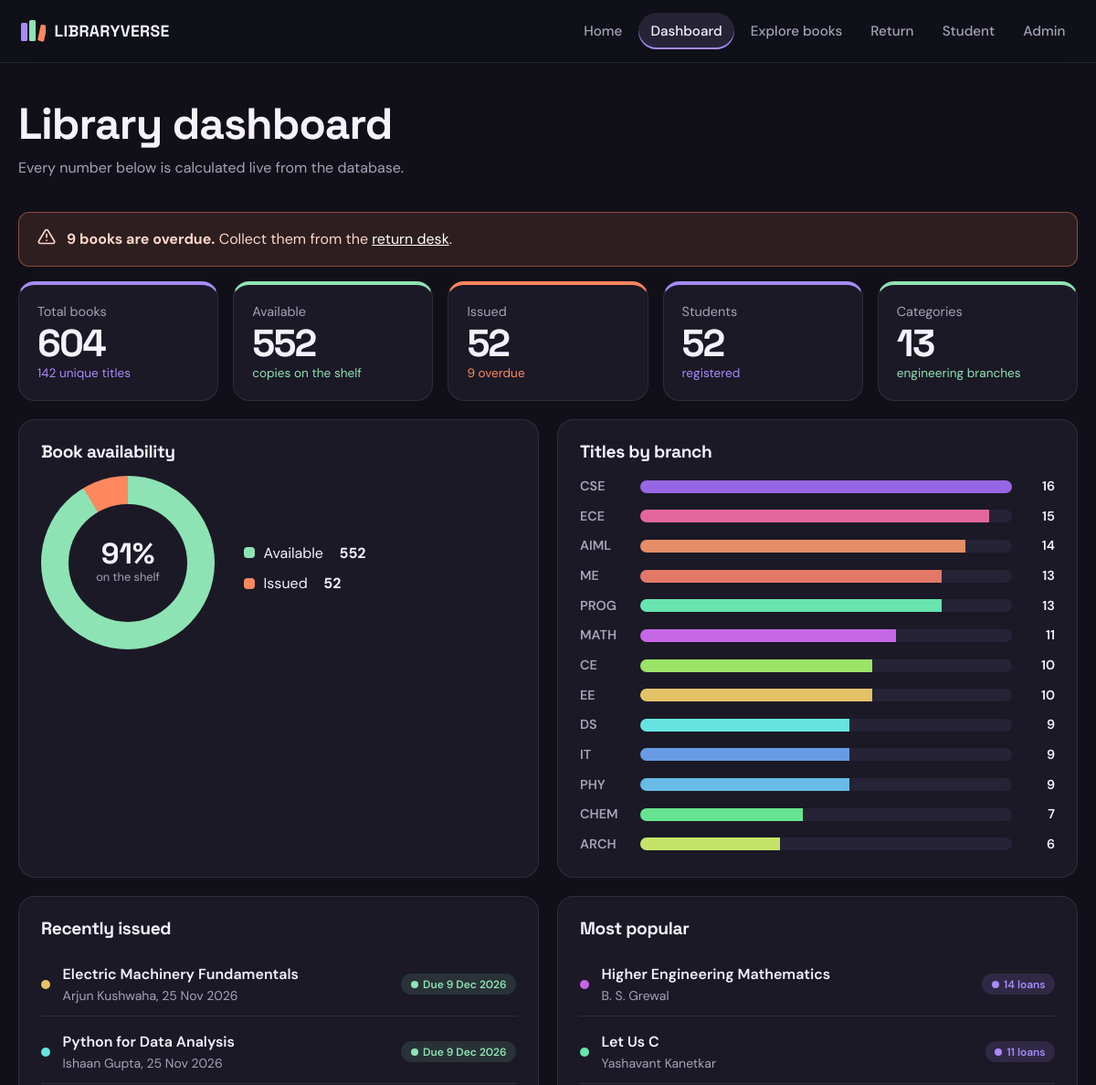
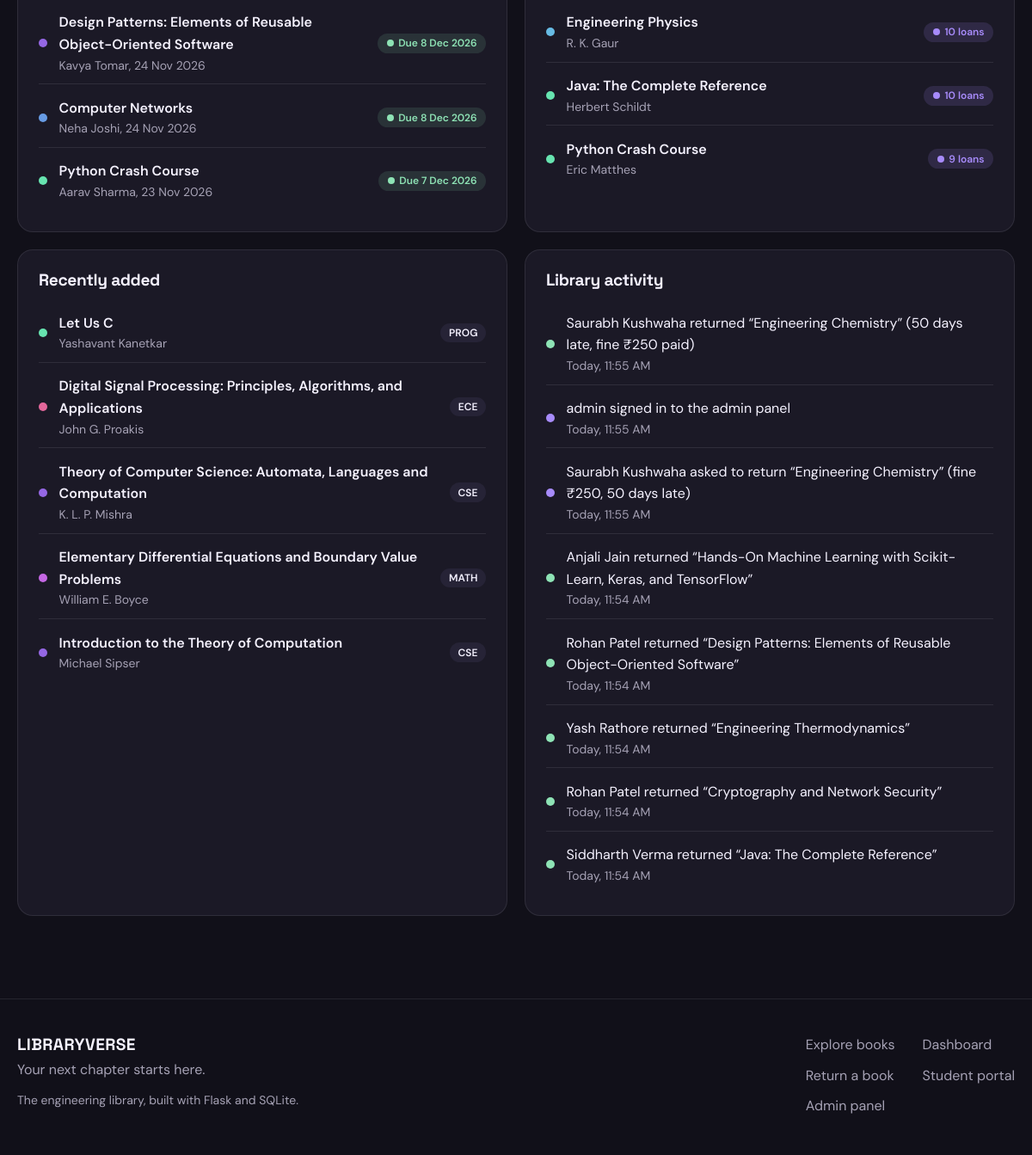
/dashboard, run on the app's committed database (2 pictures, top to bottom).
### tables this page shows
CREATE TABLE activity_logs (
    id         INTEGER PRIMARY KEY AUTOINCREMENT,
    action     TEXT NOT NULL,
    detail     TEXT NOT NULL,
    actor      TEXT NOT NULL DEFAULT 'system',
    created_at TEXT NOT NULL DEFAULT (datetime('now', 'localtime'))
);

CREATE TABLE categories (
    id         INTEGER PRIMARY KEY AUTOINCREMENT,
    name       TEXT NOT NULL UNIQUE COLLATE NOCASE,
    short_name TEXT NOT NULL,
    hue        INTEGER NOT NULL DEFAULT 262 CHECK (hue BETWEEN 0 AND 360)
);

CREATE TABLE issue_records (
    id          INTEGER PRIMARY KEY AUTOINCREMENT,
    book_id     INTEGER NOT NULL REFERENCES books(id)    ON DELETE RESTRICT,
    student_id  INTEGER NOT NULL REFERENCES students(id) ON DELETE RESTRICT,
    issue_date  TEXT NOT NULL,
    due_date    TEXT NOT NULL,
    returned_at TEXT,
    created_at  TEXT NOT NULL DEFAULT (datetime('now', 'localtime')),
    return_requested_at TEXT,
    fine_amount INTEGER NOT NULL DEFAULT 0,
    fine_status TEXT NOT NULL DEFAULT 'NONE',
    CHECK (due_date >= issue_date)
);

CREATE TABLE books (
    id               INTEGER PRIMARY KEY AUTOINCREMENT,
    title            TEXT NOT NULL,
    author           TEXT NOT NULL,
    publisher        TEXT NOT NULL DEFAULT '',
    edition          TEXT NOT NULL DEFAULT '',
    isbn             TEXT NOT NULL DEFAULT '',
    description      TEXT NOT NULL DEFAULT '',
    category_id      INTEGER NOT NULL REFERENCES categories(id) ON DELETE RESTRICT,
    subject          TEXT NOT NULL DEFAULT '',
    total_copies     INTEGER NOT NULL DEFAULT 1 CHECK (total_copies >= 0),
    available_copies INTEGER NOT NULL DEFAULT 1 CHECK (available_copies >= 0),
    is_archived      INTEGER NOT NULL DEFAULT 0,
    shelf_block      TEXT NOT NULL DEFAULT '',
    shelf_floor      TEXT NOT NULL DEFAULT '',
    shelf_rack       TEXT NOT NULL DEFAULT '',
    shelf_number     TEXT NOT NULL DEFAULT '',
    added_at         TEXT NOT NULL DEFAULT (datetime('now', 'localtime')),
    CHECK (available_copies <= total_copies)
);

CREATE TABLE students (
    id            INTEGER PRIMARY KEY AUTOINCREMENT,
    enrollment_no TEXT NOT NULL UNIQUE COLLATE NOCASE,
    name          TEXT NOT NULL,
    password_hash TEXT NOT NULL,
    created_at    TEXT NOT NULL DEFAULT (datetime('now', 'localtime'))
);

### routes/public.py (the view)
@bp.route("/dashboard")
def dashboard():
    db = get_db()
    dist = library.category_distribution(db)
    return render_template(
        "dashboard.html",
        stats=library.stats(db),
        recent_issues=library.recent_issues(db, 5),
        recent_books=library.recent_books(db, 5),
        popular=library.popular_books(db, 5),
        activity=library.recent_activity(db, 8),
        distribution=dist,
        max_titles=max([c["titles"] for c in dist] or [1]) or 1,
    )

### database.py (called while the page is built)
def connect(path):
    os.makedirs(os.path.dirname(os.path.abspath(path)), exist_ok=True)
    conn = sqlite3.connect(path, timeout=15, isolation_level=None)
    conn.row_factory = sqlite3.Row
    conn.execute("PRAGMA foreign_keys = ON")
    return conn

def get_db():
    if "db" not in g:
        g.db = connect(current_app.config["DATABASE"])
    return g.db

### services/library.py (called while the page is built)
def today():
    return date.today()

def fine_for(due_date, returned_on):
    late = (returned_on - date.fromisoformat(due_date)).days
    return max(late, 0) * config.FINE_PER_DAY

def recent_books(conn, limit=6):
    rows = conn.execute(f"{BOOK_SELECT} WHERE b.is_archived = 0 ORDER BY b.added_at DESC, b.id DESC LIMIT ?",
                        (limit,)).fetchall()
    return [dict(r) for r in rows]

def popular_books(conn, limit=5):
    rows = conn.execute(
        f"""SELECT b.*, c.name AS category_name, c.short_name AS category_short, c.hue AS hue,
                   COUNT(r.id) AS times_issued
            FROM books b JOIN categories c ON c.id = b.category_id
            JOIN issue_records r ON r.book_id = b.id
            WHERE b.is_archived = 0
            GROUP BY b.id ORDER BY times_issued DESC, b.title COLLATE NOCASE LIMIT ?""", (limit,)).fetchall()
    return [dict(r) for r in rows]

def category_distribution(conn):
    rows = conn.execute(
        """SELECT c.id, c.name, c.short_name, c.hue, COUNT(b.id) AS titles,
                  COALESCE(SUM(b.total_copies),0) AS copies, COALESCE(SUM(b.available_copies),0) AS available
           FROM categories c LEFT JOIN books b ON b.category_id = c.id AND b.is_archived = 0
           GROUP BY c.id ORDER BY titles DESC, c.name COLLATE NOCASE""").fetchall()
    return [dict(r) | {"issued": r["copies"] - r["available"]} for r in rows]

def recent_activity(conn, limit=8):
    return [dict(r) for r in conn.execute(
        "SELECT * FROM activity_logs ORDER BY created_at DESC, id DESC LIMIT ?", (limit,))]

def recent_issues(conn, limit=5):
    rows = conn.execute(f"{ISSUE_SELECT} ORDER BY r.issue_date DESC, r.id DESC LIMIT ?", (limit,)).fetchall()
    ref = today()
    return [decorate_issue(r, ref) for r in rows]

### services/security.py (called while the page is built)
def csrf_token():
    if "csrf_token" not in session:
        session["csrf_token"] = secrets.token_urlsafe(32)
    return session["csrf_token"]

### templates/dashboard.html (shortened to what this page needs)
{% extends "base.html" %}
{% from "_macros.html" import icon, empty_state %}
{% block content %}
<div class="container page-head">
  <h1>Library dashboard</h1>
  <p class="muted">Every number below is calculated live from the database.</p>
</div>
{% if stats.overdue %}
<div class="container">
  <div class="banner banner-warn" role="alert">
    {{ icon('alert', 20) }}
    <p><strong>{{ stats.overdue }} book{{ 's are' if stats.overdue != 1 else ' is' }} overdue.</strong>
      Collect {{ 'them' if stats.overdue != 1 else 'it' }} from the <a href="{{ url_for('public.return_page') }}">return desk</a>.</p>
  </div>
</div>
{% endif %}
<section class="container stat-grid" aria-label="Key numbers">
  <div class="stat s-purple"><span class="stat-label">Total books</span><strong>{{ stats.copies }}</strong><span class="stat-note">{{ stats.titles }} unique titles</span></div>
  <div class="stat s-mint"><span class="stat-label">Available</span><strong>{{ stats.available }}</strong><span class="stat-note">copies on the shelf</span></div>
  <div class="stat s-orange"><span class="stat-label">Issued</span><strong>{{ stats.issued }}</strong><span class="stat-note">{{ stats.overdue }} overdue</span></div>
  <div class="stat s-purple"><span class="stat-label">Students</span><strong>{{ stats.students }}</strong><span class="stat-note">registered</span></div>
  <div class="stat s-mint"><span class="stat-label">Categories</span><strong>{{ stats.categories }}</strong><span class="stat-note">engineering branches</span></div>
</section>
<section class="container grid-2">
  <div class="panel">
    <h2>Book availability</h2>
    {% set pct = (stats.available * 100 / stats.copies) if stats.copies else 0 %}
    <div class="donut-wrap">
      <div class="donut" style="--p:{{ pct|round(1) }}" role="img"
           aria-label="{{ stats.available }} of {{ stats.copies }} copies available">
        <div class="donut-hole"><strong>{{ pct|round|int }}%</strong><span>on the shelf</span></div>
      </div>
      <ul class="legend">
        <li><i class="dot mint"></i>Available <b>{{ stats.available }}</b></li>
        <li><i class="dot orange"></i>Issued <b>{{ stats.issued }}</b></li>
      </ul>
    </div>
  </div>
  <div class="panel">
    <h2>Titles by branch</h2>
    <div class="bars">
      {% for c in distribution %}
      <a class="bar-row" href="{{ url_for('public.books', category=c.id) }}" style="--h:{{ c.hue }}">
        <span class="bar-label" title="{{ c.name }}">{{ c.short_name }}</span>
        <span class="bar-track"><span class="bar-fill" style="--w:{{ (c.titles * 100 / max_titles)|round(1) }}%"></span></span>
        <span class="bar-val">{{ c.titles }}</span>
      </a>
      {% endfor %}
    </div>
  </div>
</section>
<section class="container grid-2">
  <div class="panel">
    <h2>Recently issued</h2>
    <ul class="list">
      {% for r in recent_issues %}
      <li style="--h:{{ r.hue }}">
        <i class="list-dot"></i>
        <div><a href="{{ url_for('public.book_detail', book_id=r.book_id) }}">{{ r.book_title }}</a>
          <p class="muted small">{{ r.student_name }}, {{ r.issue_date|fmt_date }}</p></div>
        {% if r.status == 'overdue' %}<span class="pill overdue">Overdue</span>
        {% elif r.status == 'returned' %}<span class="pill done">Returned</span>
        {% else %}<span class="pill ok">Due {{ r.due_date|fmt_date }}</span>{% endif %}
      </li>
      {% else %}<li class="muted">Nothing has been issued yet.</li>{% endfor %}
    </ul>
  </div>
  <div class="panel">
    <h2>Most popular</h2>
    <ul class="list">
      {% for b in popular %}
      <li style="--h:{{ b.hue }}">
        <i class="list-dot"></i>
        <div><a href="{{ url_for('public.book_detail', book_id=b.id) }}">{{ b.title }}</a>
          <p class="muted small">{{ b.author.split(',')[0] }}</p></div>
        <span class="pill done">{{ b.times_issued }} loan{{ 's' if b.times_issued != 1 }}</span>
      </li>
      {% else %}<li class="muted">Popular books appear after the first loans.</li>{% endfor %}
    </ul>
  </div>
</section>
<section class="container grid-2 section-last">
  <div class="panel">
    <h2>Recently added</h2>
    <ul class="list">
      {% for b in recent_books %}
      <li style="--h:{{ b.hue }}">
        <i class="list-dot"></i>
        <div><a href="{{ url_for('public.book_detail', book_id=b.id) }}">{{ b.title }}</a>
          <p class="muted small">{{ b.author.split(',')[0] }}</p></div>
        <span class="chip">{{ b.category_short }}</span>
      </li>
      {% endfor %}
    </ul>
  </div>
  <div class="panel">
    <h2>Library activity</h2>
    <ul class="list activity">
      {% for a in activity %}
      <li><i class="list-dot act-{{ a.action }}"></i>
        <div><p>{{ a.detail }}</p><p class="muted small">{{ a.created_at|fmt_when }}</p></div></li>
      {% else %}<li class="muted">No activity yet.</li>{% endfor %}
    </ul>
  </div>
</section>
{% endblock %}

### templates/base.html (shortened to what this page needs)
{% from "_macros.html" import icon %}
{% set ep = request.endpoint or '' %}
<!doctype html>
<html lang="en">
<head>
  <link rel="stylesheet" href="{{ url_for('static', filename='css/style.css') }}">
</head>
<body>
<header class="site-header">
  <div class="container nav">
    <a class="brand" href="{{ url_for('public.index') }}" aria-label="LIBRARYVERSE home">
      <svg width="30" height="30" viewBox="0 0 30 30" aria-hidden="true">
        <rect x="3" y="6" width="7" height="20" rx="1.5" fill="#A78BFA"/>
        <rect x="12" y="3" width="7" height="23" rx="1.5" fill="#8EE3B5"/>
        <rect x="21" y="8" width="7" height="18" rx="1.5" fill="#FF875E" transform="rotate(12 24.5 26)"/>
      </svg>
      <span class="brand-name">LIBRARYVERSE</span>
    </a>
    <nav id="site-nav" class="site-nav" aria-label="Main">
      <a href="{{ url_for('public.index') }}" {% if ep == 'public.index' %}aria-current="page"{% endif %}>Home</a>
      <a href="{{ url_for('public.dashboard') }}" {% if ep == 'public.dashboard' %}aria-current="page"{% endif %}>Dashboard</a>
      <a href="{{ url_for('public.books') }}" {% if ep in ('public.books', 'public.book_detail') %}aria-current="page"{% endif %}>Explore books</a>
      <a href="{{ url_for('public.return_page') }}" {% if ep == 'public.return_page' %}aria-current="page"{% endif %}>Return</a>
      <a href="{{ url_for('student.home') }}" {% if ep.startswith('student.') %}aria-current="page"{% endif %}>{{ 'My shelf' if is_student else 'Student' }}</a>
      <a href="{{ url_for('admin.dashboard') }}" {% if ep.startswith('admin.') or ep == 'reports' %}aria-current="page"{% endif %}>Admin</a>
    </nav>
  </div>
</header>
<main id="main" tabindex="-1">
{% block content %}{% endblock %}
</main>
<footer class="site-footer">
  <div class="container footer-grid">
    <div>
      <p class="footer-brand">LIBRARYVERSE</p>
      <p class="muted">Your next chapter starts here.</p>
      <p class="muted small">The engineering library, built with Flask and SQLite.</p>
    </div>
    <nav aria-label="Footer">
      <a href="{{ url_for('public.books') }}">Explore books</a>
      <a href="{{ url_for('public.dashboard') }}">Dashboard</a>
      <a href="{{ url_for('public.return_page') }}">Return a book</a>
      <a href="{{ url_for('student.home') }}">Student portal</a>
      <a href="{{ url_for('admin.dashboard') }}">Admin panel</a>
    </nav>
  </div>
</footer>
</body>
</html>

### templates/_macros.html (shortened to what this page needs)
{% macro icon(name, size=20) -%}
<svg class="icon" width="{{ size }}" height="{{ size }}" aria-hidden="true" focusable="false"><use href="#i-{{ name }}"/></svg>
{%- endmacro %}

### data on the page
activity_logs: actor "Student", detail "Saurabh Kushwaha asked to return “Engineering Chemistry” (fine ₹250, 50 days late)", created_at|fmt_when "Today, 11:55 AM"
categories: {{ c.hue }} 262 (drawn), short_name "CSE", {{ (c.titles * 100 / max_titles)|round(1) }} 100.0 (drawn), titles "16"
categories: {{ c.hue }} 335 (drawn), short_name "ECE", {{ (c.titles * 100 / max_titles)|round(1) }} 93.8 (drawn), titles "15"
categories: {{ c.hue }} 18 (drawn), short_name "AIML", {{ (c.titles * 100 / max_titles)|round(1) }} 87.5 (drawn), titles "14"
categories: {{ c.hue }} 8 (drawn), short_name "ME", {{ (c.titles * 100 / max_titles)|round(1) }} 81.2 (drawn), titles "13"
categories: {{ c.hue }} 155 (drawn), short_name "PROG", {{ (c.titles * 100 / max_titles)|round(1) }} 81.2 (drawn), titles "13"
categories: {{ c.hue }} 285 (drawn), short_name "MATH", {{ (c.titles * 100 / max_titles)|round(1) }} 68.8 (drawn), titles "11"
categories: {{ c.hue }} 95 (drawn), short_name "CE", {{ (c.titles * 100 / max_titles)|round(1) }} 62.5 (drawn), titles "10"
categories: {{ c.hue }} 44 (drawn), short_name "EE", {{ (c.titles * 100 / max_titles)|round(1) }} 62.5 (drawn), titles "10"
categories: {{ c.hue }} 178 (drawn), short_name "DS", {{ (c.titles * 100 / max_titles)|round(1) }} 56.2 (drawn), titles "9"
categories: {{ c.hue }} 215 (drawn), short_name "IT", {{ (c.titles * 100 / max_titles)|round(1) }} 56.2 (drawn), titles "9"
categories: {{ c.hue }} 200 (drawn), short_name "PHY", {{ (c.titles * 100 / max_titles)|round(1) }} 56.2 (drawn), titles "9"
categories: {{ c.hue }} 140 (drawn), short_name "CHEM", {{ (c.titles * 100 / max_titles)|round(1) }} 43.8 (drawn), titles "7"
categories: {{ c.hue }} 75 (drawn), short_name "ARCH", {{ (c.titles * 100 / max_titles)|round(1) }} 37.5 (drawn), titles "6"
issue_records: {{ r.hue }} 44 (drawn), book_title "Electric Machinery Fundamentals", student_name "Arjun Kushwaha", issue_date|fmt_date "25 Nov 2026", due_date|fmt_date "9 Dec 2026"
issue_records: {{ r.hue }} 178 (drawn), book_title "Python for Data Analysis", student_name "Ishaan Gupta", issue_date|fmt_date "25 Nov 2026", due_date|fmt_date "9 Dec 2026"
issue_records: {{ r.hue }} 262 (drawn), book_title "Design Patterns: Elements of Reusable Object-Oriented Software", student_name "Kavya Tomar", issue_date|fmt_date "24 Nov 2026", due_date|fmt_date "8 Dec 2026"
issue_records: {{ r.hue }} 215 (drawn), book_title "Computer Networks", student_name "Neha Joshi", issue_date|fmt_date "24 Nov 2026", due_date|fmt_date "8 Dec 2026"
issue_records: {{ r.hue }} 155 (drawn), book_title "Python Crash Course", student_name "Aarav Sharma", issue_date|fmt_date "23 Nov 2026", due_date|fmt_date "7 Dec 2026"
books: {{ b.hue }} 285 (drawn), title "Higher Engineering Mathematics", author "B. S. Grewal", times_issued "14", times_issued "s"
books: {{ b.hue }} 155 (drawn), title "Let Us C", author "Yashavant Kanetkar", times_issued "11", times_issued "s", category_short "PROG"
books: {{ b.hue }} 200 (drawn), title "Engineering Physics", author "R. K. Gaur", times_issued "10", times_issued "s"
books: {{ b.hue }} 155 (drawn), title "Java: The Complete Reference", author "Herbert Schildt", times_issued "10", times_issued "s"
books: {{ b.hue }} 155 (drawn), title "Python Crash Course", author "Eric Matthes", times_issued "9", times_issued "s"
books: {{ b.hue }} 335 (drawn), title "Digital Signal Processing: Principles, Algorithms, and Applications", author "John G. Proakis", category_short "ECE"
books: {{ b.hue }} 262 (drawn), title "Theory of Computer Science: Automata, Languages and Computation", author "K. L. P. Mishra", category_short "CSE"
books: {{ b.hue }} 285 (drawn), title "Elementary Differential Equations and Boundary Value Problems", author "William E. Boyce", category_short "MATH"
books: {{ b.hue }} 262 (drawn), title "Introduction to the Theory of Computation", author "Michael Sipser", category_short "CSE"
activity_logs: detail "Saurabh Kushwaha returned “Engineering Chemistry” (50 days late, fine ₹250 paid)", created_at|fmt_when "Today, 11:55 AM"
activity_logs: detail "admin signed in to the admin panel", created_at|fmt_when "Today, 11:55 AM"
activity_logs: detail "Anjali Jain returned “Hands-On Machine Learning with Scikit-Learn, Keras, and TensorFlow”", created_at|fmt_when "Today, 11:54 AM"
activity_logs: detail "Rohan Patel returned “Design Patterns: Elements of Reusable Object-Oriented Software”", created_at|fmt_when "Today, 11:54 AM"
activity_logs: detail "Yash Rathore returned “Engineering Thermodynamics”", created_at|fmt_when "Today, 11:54 AM"
activity_logs: detail "Rohan Patel returned “Cryptography and Network Security”", created_at|fmt_when "Today, 11:54 AM"
activity_logs: detail "Siddharth Verma returned “Java: The Complete Reference”", created_at|fmt_when "Today, 11:54 AM"

### other printed values
{{ stats.overdue }} "9"
{{ 's are' if stats.overdue != 1 else ' is' }} "s are"
{{ 'them' if stats.overdue != 1 else 'it' }} "them"
{{ stats.copies }} "604"
{{ stats.titles }} "142"
{{ stats.available }} "552"
{{ stats.issued }} "52"
{{ stats.students }} "52"
{{ stats.categories }} "13"
{{ pct|round|int }} "91"
